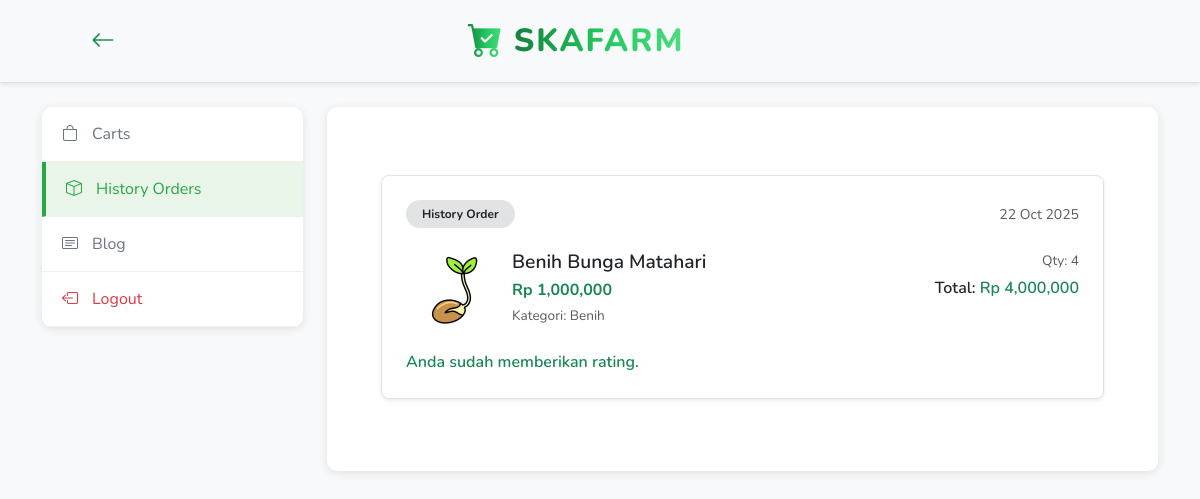
Page /index.php?controller=detailtransaksi&action=myhistory (signed in) on the committed database.
### tables this page shows
CREATE TABLE `master_transaksi` (
  `id_transaksi` int NOT NULL,
  `kode_transaksi` varchar(500) NOT NULL,
  `kode_user` int NOT NULL,
  `tanggal_transaksi` date NOT NULL,
  `total_harga` int NOT NULL,
  `status` enum('pending','selesai') NOT NULL DEFAULT 'pending',
  `metode_pembayaran` enum('tunai','ovo','gopay','qris') NOT NULL,
  `alamat` text NOT NULL
);

CREATE TABLE `produk` (
  `kode_produk` varchar(255) NOT NULL,
  `nama_barang` varchar(255) NOT NULL,
  `satuan` varchar(255) NOT NULL,
  `harga` bigint NOT NULL,
  `img` text NOT NULL,
  `stok` int NOT NULL,
  `kode_gudang` varchar(255) NOT NULL,
  `kategori_id` int NOT NULL,
  `deskripsi` varchar(255) NOT NULL
);

CREATE TABLE `master_kategori` (
  `kode_kategori` int NOT NULL,
  `img` text NOT NULL,
  `nama_kategori` varchar(255) NOT NULL
);

CREATE TABLE `detail_transaksi` (
  `id_detail` int NOT NULL,
  `id_transaksi` int NOT NULL,
  `kode_produk` varchar(255) NOT NULL,
  `qty` int NOT NULL,
  `harga_satuan` int NOT NULL,
  `harga_total` int NOT NULL
);

### controllers/DetailtransaksiController.php (called while the page is built, shortened)
<?php
class DetailtransaksiController
{
    private $detailTransaksiModel;
    public function __construct($conn)
    {
        require_once 'models/DetailTransaksi.php';
        $this->detailTransaksiModel = new Detailtransaksi($conn);
    }
    public function myhistory()
    {
        $kode_user = $_SESSION['user_id'];
        $historyItems = $this->detailTransaksiModel->getHistory($kode_user);
        include 'views/landingPage/history.php';
    }
}

### models/DetailTransaksi.php (called while the page is built, shortened)
<?php
class Detailtransaksi
{
    private $conn;
    public function __construct($db)
    {
        $this->conn = $db;
    }
    public function getHistory($kode_user)
    {
        $query = "SELECT mt.kode_transaksi, b.kode_produk, b.nama_barang, b.harga, b.img,
                 k.nama_kategori, dt.qty, dt.harga_total, mt.tanggal_transaksi
          FROM master_transaksi mt
          JOIN detail_transaksi dt ON mt.id_transaksi = dt.id_transaksi
          JOIN produk b ON dt.kode_produk = b.kode_produk
          JOIN master_kategori k ON b.kategori_id = k.kode_kategori
          WHERE mt.kode_user = :kode_user
          ORDER BY mt.id_transaksi DESC";
        $stmt = $this->conn->prepare($query);
        $stmt->execute(['kode_user' => $kode_user]);
        return $stmt;
    }
    public function hasComment($kode_transaksi, $user_id)
    {
        $sql = "SELECT COUNT(*) FROM produks_ratings
            WHERE kode_transaksi = :kode_transaksi AND user_id = :user_id";
        $stmt = $this->conn->prepare($sql);
        $stmt->execute([
            'kode_transaksi' => $kode_transaksi,
            'user_id' => $user_id
        ]);
        return $stmt->fetchColumn() > 0;
    }
}

### views/landingPage/history.php (the view, shortened to what this page needs)
<?php require_once(__DIR__ . "/../components/landingPage/head.php"); ?>
<nav class="cart-navbar shadow-sm bg-body-tertiary border-bottom sticky-top z-3 py-3">
    <div class="container d-flex justify-content-between align-items-center px-3 px-lg-5 position-relative">
        <a class="btn position-relative z-1" href="index.php?controller=beranda&action=index" aria-label="Back">
            <i class="bi bi-arrow-left fs-4 text-success"></i>
        </a>
        <div class="position-absolute start-50 translate-middle-x text-center">
            <a class="navbar-brand me-4 me-lg-5 d-flex align-items-center text-decoration-none"
                href="index.php?controller=beranda&action=index">
                <i class="bi bi-cart-check-fill" style="
                        font-size: 2.2rem;
                        background: linear-gradient(90deg, #15803d, #22c55e, #4ade80);
                        -webkit-background-clip: text;
                        -webkit-text-fill-color: transparent;
                        margin-right: 10px;
                   "></i>
                <span class="logo-text-gradient">Skafarm</span>
            </a>
        </div>
    </div>
</nav>
<div class="container mt-4">
    <div class="row">
        <div class="col-md-3 mb-3">
            <div class="blog-sidebar d-none d-md-block">
                <div class="nav flex-column">
                    <a class="blog-nav-link text-decoration-none" href="index.php?controller=cart&action=mycart"><i
                            class="bi bi-bag"></i> Carts</a>
                    <a class="blog-nav-link active text-decoration-none"
                        href="index.php?controller=detailtransaksi&action=myhistory"><i class="bi bi-box"></i> History
                        Orders</a>
                    <a class="blog-nav-link text-decoration-none" href="index.php?controller=blog&action=myblog"><i
                            class="bi bi-card-text"></i> Blog</a>
                    <a class="blog-nav-link text-decoration-none blog-logout-link"
                        href="index.php?controller=auth&action=logout"><i class="bi bi-box-arrow-left"></i> Logout</a>
                </div>
            </div>
        </div>
        <div class="col-md-9">
            <div class="cart-main-content pt-5">
                <div class="cart-tab-content pb-5 mb-5 px-2 px-md-4" id="cartOrderTabContent">
                    <div class="tab-pane fade show active" id="cart-all-orders" role="tabpanel">
                        <?php foreach ($historyItems as $item): ?>
                            <?php
                            $img = 'default.jpg';
                            if (!empty($item['img'])) {
                                $decoded = json_decode($item['img'], true);
                                if (is_array($decoded) && count($decoded) > 0) {
                                    $img = $decoded[0];
                                } elseif (is_string($item['img'])) {
                                    $img = $item['img'];
                                }
                            }
                            $alreadyCommented = $this->detailTransaksiModel->hasComment($item['kode_transaksi'], $_SESSION['user_id']);
                            ?>
                            <div class="cart-order-card border rounded-3 shadow-sm bg-white p-3 p-md-4 mb-4">
                                <div class="d-flex justify-content-between align-items-center mb-3">
                                    <span class="badge bg-secondary-subtle text-dark px-3 py-2 rounded-pill">History
                                        Order</span>
                                    <small
                                        class="text-muted"><?= date("d M Y", strtotime($item['tanggal_transaksi'] ?? 'now')) ?></small>
                                </div>
                                <div
                                    class="d-flex flex-column flex-md-row align-items-start align-items-md-center justify-content-between gap-3">
                                    <div class="flex-shrink-0">
                                        <img src="uploads/<?= htmlspecialchars($img) ?>" class="rounded-3 img-fluid"
                                            style="width: 90px; height: 90px; object-fit: cover;">
                                    </div>
                                    <div
                                        class="flex-grow-1 w-100 d-flex flex-column flex-md-row justify-content-between gap-3">
                                        <div>
                                            <h6 class="fw-semibold mb-1"><?= htmlspecialchars($item['nama_barang']) ?></h6>
                                            <div class="text-success fw-bold mb-1">Rp <?= number_format($item['harga']) ?>
                                            </div>
                                            <div class="text-muted small">Kategori:
                                                <?= htmlspecialchars($item['nama_kategori']) ?>
                                            </div>
                                        </div>
                                        <div class="text-md-end">
                                            <div class="small text-muted mb-1">Qty: <?= htmlspecialchars($item['qty']) ?>
                                            </div>
                                            <div class="fw-semibold">
                                                Total: <span class="text-success">Rp
                                                    <?= number_format($item['harga_total']) ?></span>
                                            </div>
                                        </div>
                                    </div>
                                </div>
                                <?php if (!$alreadyCommented): ?>
                                    <button type="button"
                                        class="btn btn-success btn-sm mt-4 px-3 py-1 rounded-pill shadow-sm rating-btn">
                                        Rating
                                    </button>
                                    <form class="card-body p-2" method="POST"
                                        action="index.php?controller=beranda&action=comment" style="display: none;">
                                        <div class="mb-4">
                                            <label class="form-label text-muted small mb-2">Add Your Rating</label>
                                            <div class="text-secondary fs-4">
                                                <?php for ($i = 1; $i <= 5; $i++): ?>
                                                    <span class="star" style="cursor:pointer; font-size:24px;"
                                                        data-value="<?= $i ?>">
                                                        <i class="bi bi-star-fill"></i>
                                                    </span>
                                                <?php endfor; ?>
                                                <input type="hidden" name="kode_transaksi"
                                                    value="<?= htmlspecialchars((string) ($item['kode_transaksi'] ?? '')) ?>">
                                                <input type="hidden" id="rating" name="rating" required>
                                            </div>
                                        </div>
                                        <div class="mb-2">
                                            <label class="form-label fw-semibold text-dark mb-2">Write Your Review*</label>
                                            <textarea class="form-control form-control-lg border-2 rounded-3" name="comment"
                                                rows="4" placeholder="Bagikan pengalaman Anda..." required></textarea>
                                            <input type="hidden" name="kode_produk"
                                                value="<?= htmlspecialchars((string) ($item['kode_produk'] ?? '')) ?>">
                                        </div>
                                        <div class="d-flex justify-content-center justify-content-md-end">
                                            <button type="submit"
                                                class="btn btn-success btn-lg px-3 py-2 fw-bold rounded-3 shadow-sm">
                                                <i class="bi bi-send me-2"></i>Submit Review
                                            </button>
                                        </div>
                                    </form>
                                <?php else: ?>
                                    <div class="mt-3 text-success fw-semibold">Anda sudah memberikan rating.</div>
                                <?php endif; ?>
                            </div>
                        <?php endforeach; ?>
                    </div>
                </div>
            </div>
        </div>
    </div>
</div>

### assets/css/styleLP.css (style rules this page uses)
body { font-family: "Nunito", sans-serif; background-color: #f7f7f7; }
.logo-text-gradient { font-size: 2rem; background: linear-gradient(90deg, #15803d, #22c55e, #4ade80); -webkit-background-clip: text; -webkit-text-fill-color: transparent; letter-spacing: 2px; font-weight: 800; text-transform: uppercase; }

### assets/css/blog.css (style rules this page uses)
.blog-sidebar { background-color: white; border-radius: 10px; box-shadow: 0 2px 10px rgba(0, 0, 0, 0.1); padding: 0; height: fit-content; }
.blog-sidebar .blog-nav-link { color: #6c757d; padding: 15px 20px; border-bottom: 1px solid #f0f0f0; display: flex; align-items: center; }
.blog-sidebar .blog-nav-link.active { background-color: #e8f5e8; color: #28a745; border-left: 4px solid #28a745; }
.blog-sidebar .blog-nav-link i { margin-right: 10px; width: 20px; }
.blog-logout-link { color: #dc3545 !important; }

### assets/css/profile.css (style rules this page uses)
.cart-navbar a { color: black; text-decoration: none; transition: 0.2s; letter-spacing: 1px; }
.cart-main-content { background-color: white; border-radius: 10px; box-shadow: 0 2px 10px rgba(0, 0, 0, 0.1); padding: 0; }
.cart-order-card { margin: 20px 30px; padding: 20px; }
.form-control-transaksi, .btn { font-size: clamp(0.9rem, 2.5vw, 1rem); }
h6 { font-size: clamp(1rem, 2.5vw, 1.2rem); }
.small { font-size: clamp(0.75rem, 1.8vw, 0.85rem); }

### rows in the picture
master_transaksi: tanggal_transaksi "22 Oct 2025", produk.nama_barang "Benih Bunga Matahari", produk.harga "1,000,000", master_kategori.nama_kategori "Benih", detail_transaksi.qty "4", detail_transaksi.harga_total "4,000,000", kode_transaksi "Anda sudah memberikan rating."
